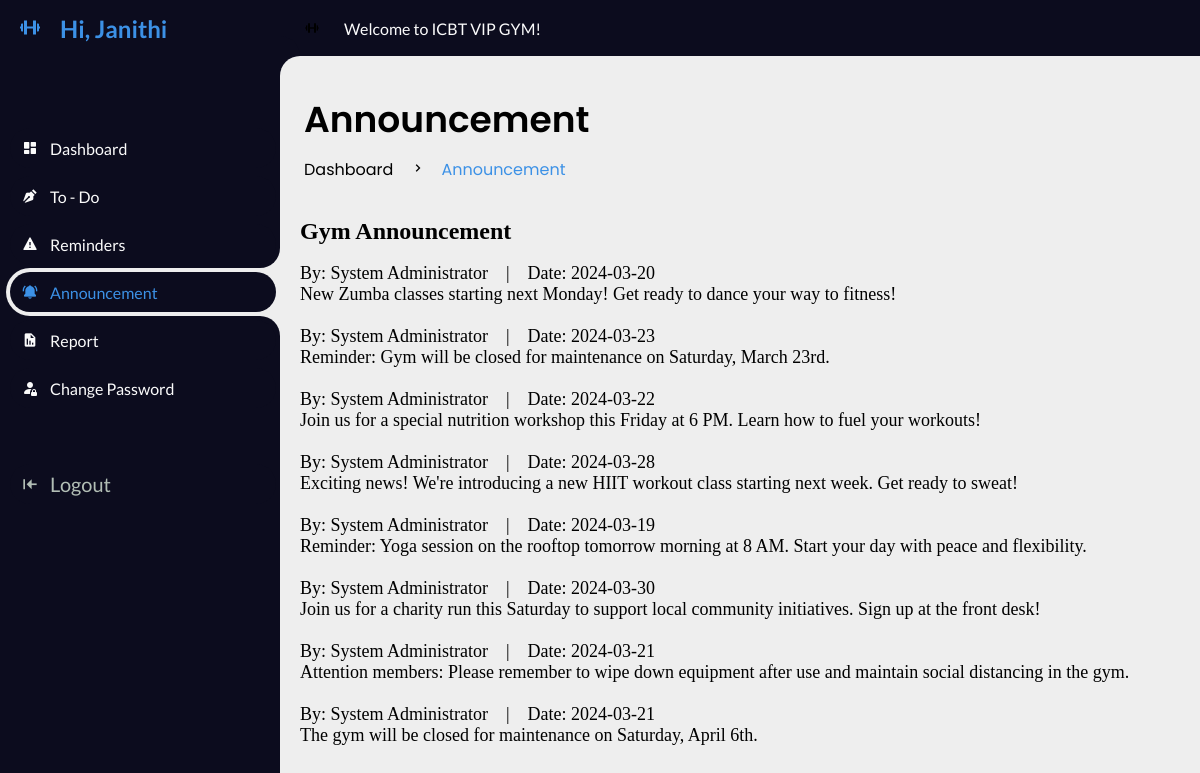
Screenshot of /3Member/Announcement.php (signed in) with the database file from the repository.
### tables this page shows
CREATE TABLE `announcements` (
  `announcementid` int(100) NOT NULL,
  `message` varchar(500) NOT NULL,
  `date` date NOT NULL
);

### 3Member/Announcement.php (the view, shortened to what this page needs)
<!DOCTYPE html>
<html lang="en">
<head>
    <link rel="stylesheet" href="https://cdn.jsdelivr.net/npm/bootstrap-icons@1.10.2/font/bootstrap-icons.css">
    <link href='https://unpkg.com/boxicons@2.0.9/css/boxicons.min.css' rel='stylesheet'>
    <link rel="stylesheet" href="css\style.css">
</head>
<body>
    <section id="sidebar">
    <a href="#" class="brand">
            <i class='bx bx-dumbbell bx-tada' ></i>
            <span class="text">Hi, <?php echo $_SESSION['fullname']; ?> </span>
        </a>
        <ul class="side-menu top">
            <li>
                <a href="index.php">
                    <i class='bx bxs-dashboard'></i>
                    <span class="text">Dashboard</span>
                </a>
            </li>
            <li>
                <a href="toDo.php">
                    <i class='bx bxs-pen'></i>
                    <span class="text">To - Do</span>
                </a>
            </li>
            <li>
                <a href="Reminders.php">
                    <i class='bx bxs-error'></i>
                    <span class="text">Reminders</span>
                </a>
            </li>
            <li class="active">
                <a href="Announcement.php">
                    <i class='bx bxs-bell-ring'></i>
                    <span class="text">Announcement</span>
                </a>
            </li>
            <li>
                <a href="mbReport.php">
                    <i class='bx bxs-report'></i>
                    <span class="text">Report</span>
                </a>
            </li>
            <li>
                <a href="changePass.php">
                    <i class='bx bi-person-fill-lock'></i>
                    <span class="text">Change Password</span>
                </a>
            </li>
        </ul>
        <ul class="side-menu">
            <li>
                <a href="logOut.php" class="logout">
                    <i class='bx bxs-arrow-to-left'></i>
                    <span class="text">Logout</span>
                </a>
            </li>
        </ul>
    </section>
    <section id="content">
        <nav>
            <i class='bx bx-dumbbell bx-tada' ></i>
            <a class="nav-link">Welcome to ICBT VIP GYM!</a>
        </nav>
        <section id="content2">
            <main>
                <div class="head-title">
                    <div class="left">
                        <h1>Announcement</h1>
                        <ul class="breadcrumb">
                            <li>
                                <a href="#">Dashboard</a>
                            </li>
                            <li><i class='bx bx-chevron-right'></i></li>
                            <li>
                                <a class="active" href="Announcement.php">Announcement</a>
                            </li>
                        </ul>
                    </div>
                </div>
            </main>
            <div class="row-fluid" style="padding-left:20px; ">
                <div class="span12">
                    <div class="widget-box">
                        <div class="widget-title bg_ly" data-toggle="collapse" href="#collapseG2">
                            <h2>Gym Announcement</h2>
                        </div><br>
                        <div class="widget-content nopadding collapse in" id="collapseG2">
                            <ul class="recent-posts" style="font-size:18px;">
                                <li>
                                    <?php
                                    include "dbcon.php";
                                    $qry = "select * from announcements";
                                    $result = mysqli_query($conn, $qry);
                                    while ($row = mysqli_fetch_array($result)) {
                                        echo "<div class='article-post'>";
                                        echo "<span class='user-info'> By: System Administrator &nbsp &nbsp| &nbsp &nbspDate: " . $row['date'] . " </span>";
                                        echo "<p>" . $row['message'] . "</p><br>";
                                    }
                                    echo "</div>";
                                    echo "</li>";
                                    ?>
                            </ul>
                        </div>
                    </div>
                </div>
            </div>
        </section>
</body>
</html>

### 3Member/css/style.css (style rules this page uses)
* { margin: 0; padding: 0; box-sizing: border-box; }
a { text-decoration: none; }
li { list-style: none; }
:root { --poppins: 'Poppins', sans-serif; --lato: 'Lato', sans-serif; --light: #0C0C1E; --blue: #3C91E6; --light-blue: #CFE8FF; --grey: #060714; --dark-grey: #AAAAAA; --dark: #FBFBFB; --red: #DB504A; --yellow: #FFCE26; --gold: #FFC72C; --light-yellow: #FFF2C6; --orange: #FD7238; --light-orange: #FFE0D3; --light-green: hsl(160, 67%, 74%); --ice-blue: #4B9CD3; --Ash-Gray: #B2BEB5; }
html { overflow-x: hidden; }
body { background: #eee; overflow-x: hidden; }
#sidebar { position: fixed; top: 0; left: 0; width: 280px; height: 100%; background: var(--light); z-index: 2000; font-family: var(--lato); transition: .3s ease; overflow-x: hidden; scrollbar-width: none; }
#sidebar .brand { font-size: 24px; font-weight: 700; height: 56px; display: flex; align-items: center; color: var(--blue); position: sticky; top: 0; left: 0; background: var(--light); z-index: 500; padding-bottom: 20px; box-sizing: content-box; }
#sidebar .brand .bx { min-width: 60px; display: flex; justify-content: center; }
#sidebar .side-menu { width: 100%; margin-top: 48px; }
#sidebar .side-menu li { height: 48px; background: transparent; margin-left: 6px; border-radius: 48px 0 0 48px; padding: 4px; }
#sidebar .side-menu li.active { background: #eee; position: relative; }
#sidebar .side-menu li.active::before { content: ''; position: absolute; width: 40px; height: 40px; border-radius: 50%; top: -40px; right: 0; box-shadow: 20px 20px 0 #eee; z-index: -1; }
#sidebar .side-menu li.active::after { content: ''; position: absolute; width: 40px; height: 40px; border-radius: 50%; bottom: -40px; right: 0; box-shadow: 20px -20px 0 #eee; z-index: -1; }
#sidebar .side-menu li a { width: 100%; height: 100%; background: var(--light); display: flex; align-items: center; border-radius: 48px; font-size: 16px; color: var(--dark); white-space: nowrap; overflow-x: hidden; }
#sidebar .side-menu.top li.active a { color: var(--blue); }
#sidebar .side-menu li a.logout { color: var(--Ash-Gray); font-size: 20px; ; }
#sidebar .side-menu li a .bx { min-width: calc(60px - ((4px + 6px) * 2)); display: flex; justify-content: center; }
#content { position: absolute; width: calc(100% - 280px); left: 280px; transition: .3s ease; }
#content nav { height: 56px; background: var(--light); padding: 0 24px; display: flex; align-items: center; grid-gap: 24px; font-family: var(--lato); position: sticky; top: 0; left: 0; z-index: 1000; }
#content nav::before { content: ''; position: absolute; width: 40px; height: 40px; bottom: -40px; left: 0; border-radius: 50%; box-shadow: -20px -20px 0 var(--light); }
#content nav a { color: var(--dark); }
#content nav .nav-link { font-size: 16px; transition: .3s ease; }
#content main { width: 100%; padding: 36px 24px; font-family: var(--poppins); max-height: calc(100vh - 56px); overflow-y: auto; }
#content main .head-title { display: flex; align-items: center; justify-content: space-between; grid-gap: 16px; flex-wrap: wrap; }
#content main .head-title .left h1 { font-size: 36px; font-weight: 600; margin-bottom: 10px; color: black; }
#content main .head-title .left .breadcrumb { display: flex; align-items: center; grid-gap: 16px; }
#content main .head-title .left .breadcrumb li { color: black; }
#content main .head-title .left .breadcrumb li a { color: black; pointer-events: none; }
#content main .head-title .left .breadcrumb li a.active { color: var(--blue); pointer-events: unset; }

### rows the page displays
announcements: date "2024-03-20", message "New Zumba classes starting next Monday! Get ready to dance your way to fitness!"
announcements: date "2024-03-23", message "Reminder: Gym will be closed for maintenance on Saturday, March 23rd."
announcements: date "2024-03-22", message "Join us for a special nutrition workshop this Friday at 6 PM. Learn how to fuel your workouts!"
announcements: date "2024-03-28", message "Exciting news! We're introducing a new HIIT workout class starting next week. Get ready to sweat!"
announcements: date "2024-03-19", message "Reminder: Yoga session on the rooftop tomorrow morning at 8 AM. Start your day with peace and flexibility."
announcements: date "2024-03-30", message "Join us for a charity run this Saturday to support local community initiatives. Sign up at the front desk!"
announcements: date "2024-03-21", message "Attention members: Please remember to wipe down equipment after use and maintain social distancing in the gym."
announcements: date "2024-03-21", message "The gym will be closed for maintenance on Saturday, April 6th."

### other values shown
$_SESSION['fullname'] "Janithi"
